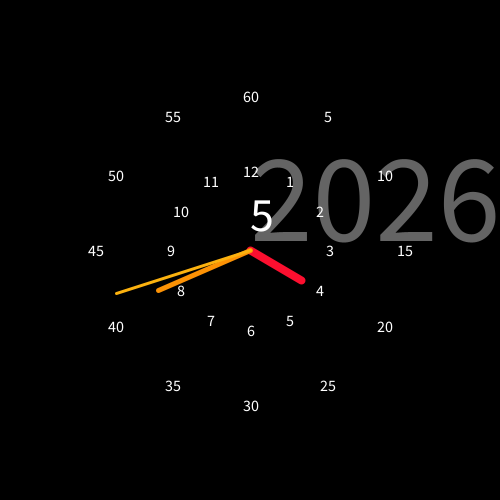
Frame 1 (no input)
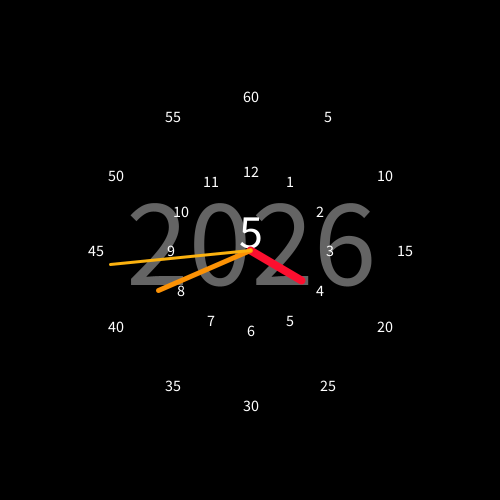
Frame 60 (the mouse pressed at the canvas centre just before this capture)
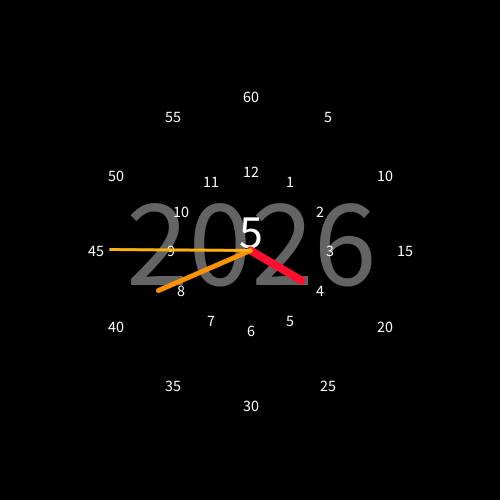
Frame 120 (the mouse held since frame 60 and released just before this capture)

The Processing sketch that drew these frames (run headless with seeded random() and noise(); from frame 60 on, the mouse is pressed at the canvas centre):

// Processing sketch: processing_157192
// ── processing_157192.pde

void setup() {
  size(500, 500);
  background(10);
}

void draw() {
  background(0);
  int yr = year();    // returns : 2013, 2014 etc.
  int dy = day();     // returns : 0 - 31
  int hr = hour();    // returns : 0 - 23
  int mn = minute();  // returns : 0 - 59
  int sc = second();  // returns : 0 - 59

  translate(250, 250);
  
  textSize(126);
  fill(100);
  text(yr, 0, -10);
  textSize(48);
  fill(255);
  text(dy, 0, -20);

  textAlign(CENTER, CENTER);
  textSize(16);
  text("5", 78, -135);       text("1", 40, -70);   
  text("10", 135, -76);      text("2", 70, -40); 
  text("15", 155, 0);        text("3", 80, 0); 
  text("20", 135, 76);       text("4", 70, 40); 
  text("25", 78, 135);       text("5", 40, 70); 
  text("30", 0, 155);        text("6", 0, 80); 
  text("35", -78, 135);      text("7", -40, 70); 
  text("40", -135, 76);      text("8", -70, 40); 
  text("45", -155, 0);       text("9", -80, 0);   
  text("50", -135, -76);     text("10", -70, -40); 
  text("55", -78, -135);     text("11", -40, -70); 
  text("60", 0, -155);       text("12", 0, -80); 
  
  strokeWeight(8);
  stroke(#FC0F2F);
  pushMatrix();
  rotate(radians(hr * 30));
  line(0, 0, 0, -60);
  popMatrix();

  strokeWeight(5);
  stroke(#FC9205);
  pushMatrix();
  rotate(radians(mn * 6));
  line(0, 0, 0, -100);
  popMatrix();

  strokeWeight(3);
  stroke(#FCB20F);
  pushMatrix();
  rotate(radians(sc * 6));
  line(0, 0, 0, -140);
  popMatrix();
}
